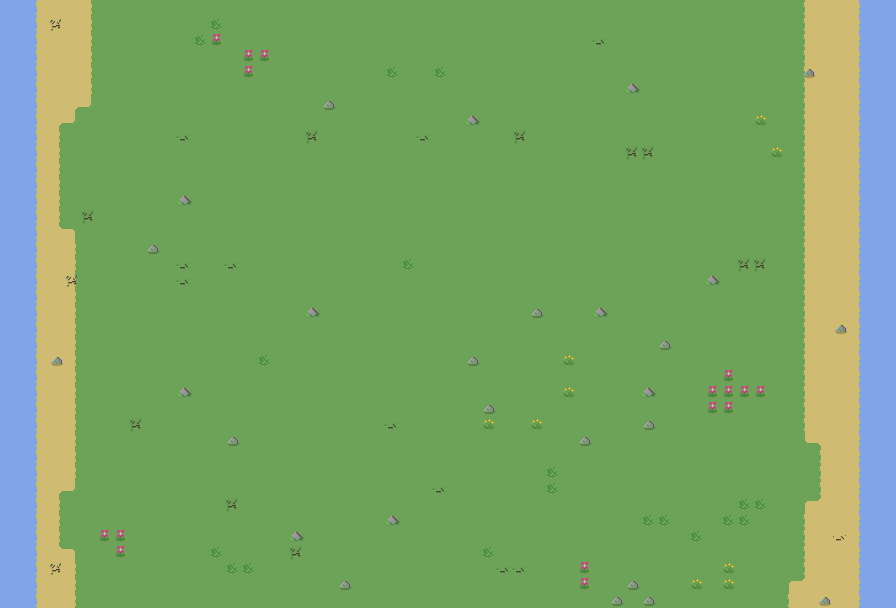

This is a level from a 2D game, rendered from its Tiled map with the project's own tilesets. A one-line summary and the map file follow, with tile-layer data summarised:
An orthogonal 56x38 tile map with 16x16 px tiles, 3 tile layers (ground, ground_upper, ground_objects), 4 tilesets and 2 objects (2x obstacle).

<map version="1.5" tiledversion="1.7.2" orientation="orthogonal" renderorder="right-down" width="56" height="38" tilewidth="16" tileheight="16" infinite="0" nextlayerid="10" nextobjectid="59">
 <tileset firstgid="1" name="grass" tilewidth="16" tileheight="16" tilecount="15" columns="5">
  <image source="../images/tilesets/Grass.png" width="80" height="48" />
 </tileset>
 <tileset firstgid="16" name="sand" tilewidth="16" tileheight="16" tilecount="15" columns="5">
  <image source="../images/tilesets/Sand.png" width="80" height="48" />
 </tileset>
 <tileset firstgid="31" name="plants and trees" tilewidth="16" tileheight="16" tilecount="18" columns="3">
  <image source="../images/tilesets/Plants and Trees.png" width="48" height="96" />
 </tileset>
 <tileset firstgid="49" name="water" tilewidth="16" tileheight="16" tilecount="80" columns="20">
  <image source="../images/tilesets/WaterEdge SpriteSheet.png" width="320" height="64" />
 </tileset>
 <layer id="1" name="ground" width="56" height="38">
  <data>[2128 cells, 2128 non-empty, 2 distinct tile ids]</data>
 </layer>
 <layer id="7" name="ground_upper" width="56" height="38">
  <data>[2128 cells, 263 non-empty, 12 distinct tile ids]</data>
 </layer>
 <layer id="9" name="ground_objects" width="56" height="38">
  <data>[2128 cells, 95 non-empty, 7 distinct tile ids]</data>
 </layer>
 <objectgroup id="6" name="obstacles_objects">
  <object id="55" name="obstacle" x="868" y="0" width="28" height="608" />
  <object id="58" name="obstacle" x="0" y="0" width="28" height="608" />
 </objectgroup>
</map>
